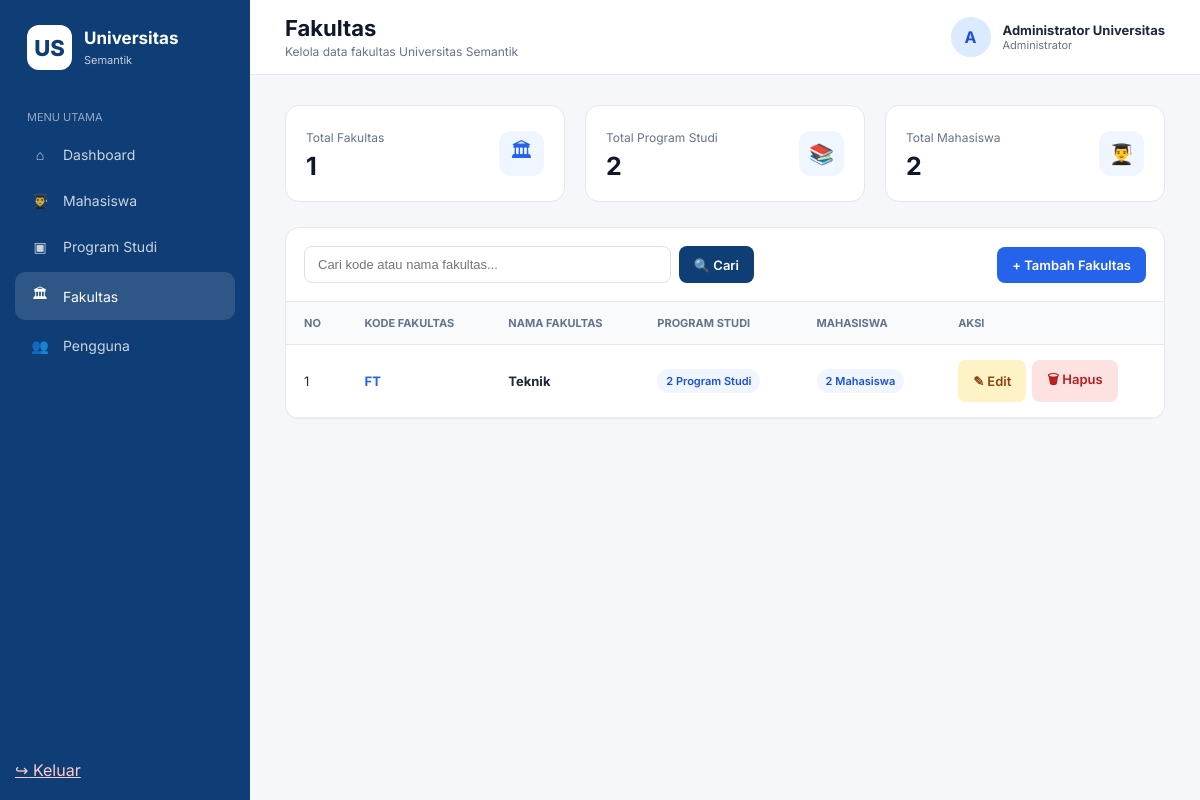
/fakultas.php (signed in), run on the app's committed database.
### tables this page shows
CREATE TABLE `fakultas` (
  `kode_fakultas` varchar(10) NOT NULL,
  `nama_fakultas` varchar(100) NOT NULL
);

### fakultas.php (the view, shortened to what this page needs)
<?php
require_once 'koneksi.php';
$nama_lengkap = $_SESSION['nama_lengkap'] ?? 'Administrator';
$inisial = strtoupper(substr($nama_lengkap, 0, 1));
$keyword = trim($_GET['keyword'] ?? '');
if ($keyword !== '') {
    $stmt = $conn->prepare(
        "SELECT
            f.kode_fakultas,
            f.nama_fakultas,
            COUNT(DISTINCT p.kode_prodi) AS jumlah_prodi,
            COUNT(DISTINCT m.npm) AS jumlah_mahasiswa
         FROM fakultas f
         LEFT JOIN program_studi p
            ON f.kode_fakultas = p.kode_fakultas
         LEFT JOIN mahasiswa m
            ON p.kode_prodi = m.kode_prodi
         WHERE f.kode_fakultas LIKE ?
            OR f.nama_fakultas LIKE ?
         GROUP BY f.kode_fakultas, f.nama_fakultas
         ORDER BY f.kode_fakultas ASC"
    );
    $search = "%" . $keyword . "%";
    $stmt->bind_param(
        "ss",
        $search,
        $search
    );
    $stmt->execute();
    $data_fakultas = $stmt->get_result();
} else {
    $data_fakultas = $conn->query(
        "SELECT
            f.kode_fakultas,
            f.nama_fakultas,
            COUNT(DISTINCT p.kode_prodi) AS jumlah_prodi,
            COUNT(DISTINCT m.npm) AS jumlah_mahasiswa
         FROM fakultas f
         LEFT JOIN program_studi p
            ON f.kode_fakultas = p.kode_fakultas
         LEFT JOIN mahasiswa m
            ON p.kode_prodi = m.kode_prodi
         GROUP BY f.kode_fakultas, f.nama_fakultas
         ORDER BY f.kode_fakultas ASC"
    );
}
$total_fakultas = 0;
$total_prodi = 0;
$total_mahasiswa = 0;
$stat = $conn->query(
    "SELECT COUNT(*) AS total
     FROM fakultas"
);
if ($stat) {
    $row = $stat->fetch_assoc();
    $total_fakultas = (int)$row['total'];
}
$stat = $conn->query(
    "SELECT COUNT(*) AS total
     FROM program_studi"
);
if ($stat) {
    $row = $stat->fetch_assoc();
    $total_prodi = (int)$row['total'];
}
$stat = $conn->query(
    "SELECT COUNT(*) AS total
     FROM mahasiswa"
);
if ($stat) {
    $row = $stat->fetch_assoc();
    $total_mahasiswa = (int)$row['total'];
}
?>
<!DOCTYPE html>
<html lang="id">
<head>
</head>
<body>
<aside class="sidebar">
    <div class="logo">
        <div class="logo-icon">
            US
        </div>
        <div class="logo-text">
            <h2>Universitas</h2>
            <span>Semantik</span>
        </div>
    </div>
    <div class="menu-title">
        Menu Utama
    </div>
    <ul class="menu">
        <li>
            <a href="dashboard.php">
                <span class="menu-icon">⌂</span>
                Dashboard
            </a>
        </li>
        <li>
            <a href="mahasiswa.php">
                <span class="menu-icon">👨‍🎓</span>
                Mahasiswa
            </a>
        </li>
        <li>
            <a href="program_studi.php">
                <span class="menu-icon">▣</span>
                Program Studi
            </a>
        </li>
        <li>
            <a href="fakultas.php" class="active">
                <span class="menu-icon">🏛</span>
                Fakultas
            </a>
        </li>
        <li>
            <a href="pengguna.php">
                <span class="menu-icon">👥</span>
                Pengguna
            </a>
        </li>
    </ul>
    <div class="logout">
        <a href="logout.php"
           onclick="return confirm('Apakah Anda yakin ingin keluar?');">
            <span class="menu-icon">↪</span>
            Keluar
        </a>
    </div>
</aside>
<main class="main">
    <header class="topbar">
        <div class="page-title">
            <h1>Fakultas</h1>
            <p>
                Kelola data fakultas Universitas Semantik
            </p>
        </div>
        <div class="profile">
            <div class="avatar">
                <?= htmlspecialchars($inisial) ?>
            </div>
            <div class="profile-info">
                <strong>
                    <?= htmlspecialchars($nama_lengkap) ?>
                </strong>
                <span>
                    Administrator
                </span>
            </div>
        </div>
    </header>
    <section class="content">
        <div class="stats">
            <div class="stat-card">
                <div class="stat-left">
                    <span>Total Fakultas</span>
                    <h2>
                        <?= $total_fakultas ?>
                    </h2>
                </div>
                <div class="stat-icon">
                    🏛
                </div>
            </div>
            <div class="stat-card">
                <div class="stat-left">
                    <span>Total Program Studi</span>
                    <h2>
                        <?= $total_prodi ?>
                    </h2>
                </div>
                <div class="stat-icon">
                    📚
                </div>
            </div>
            <div class="stat-card">
                <div class="stat-left">
                    <span>Total Mahasiswa</span>
                    <h2>
                        <?= $total_mahasiswa ?>
                    </h2>
                </div>
                <div class="stat-icon">
                    👨‍🎓
                </div>
            </div>
        </div>
        <div class="toolbar">
            <form
                method="GET"
                class="search-form"
            >
                <input
                    type="text"
                    name="keyword"
                    placeholder="Cari kode atau nama fakultas..."
                    value="<?= htmlspecialchars($keyword) ?>"
                >
                <button
                    type="submit"
                    class="btn btn-search"
                >
                    🔍 Cari
                </button>
            </form>
            <button
                type="button"
                class="btn btn-add"
                onclick="bukaModalTambah()"
            >
                + Tambah Fakultas
            </button>
        </div>
        <div class="table-wrapper">
            <table>
                <thead>
                    <tr>
                        <th>No</th>
                        <th>Kode Fakultas</th>
                        <th>Nama Fakultas</th>
                        <th>Program Studi</th>
                        <th>Mahasiswa</th>
                        <th>Aksi</th>
                    </tr>
                </thead>
                <tbody>
                <?php if ($data_fakultas && $data_fakultas->num_rows > 0): ?>
                    <?php
                    $no = 1;
                    while ($row = $data_fakultas->fetch_assoc()):
                    ?>
                        <tr>
                            <td>
                                <?= $no++ ?>
                            </td>
                            <td>
                                <span class="kode">
                                    <?= htmlspecialchars($row['kode_fakultas']) ?>
                                </span>
                            </td>
                            <td>
                                <strong>
                                    <?= htmlspecialchars($row['nama_fakultas']) ?>
                                </strong>
                            </td>
                            <td>
                                <span class="badge">
                                    <?= (int)$row['jumlah_prodi'] ?>
                                    Program Studi
                                </span>
                            </td>
                            <td>
                                <span class="badge">
                                    <?= (int)$row['jumlah_mahasiswa'] ?>
                                    Mahasiswa
                                </span>
                            </td>
                            <td>
                                <div class="actions">
                                    <a
                                        href="?edit=<?= urlencode($row['kode_fakultas']) ?>"
                                        class="btn btn-edit"
                                    >
                                        ✎ Edit
                                    </a>
                                    <a
                                        href="?hapus=<?= urlencode($row['kode_fakultas']) ?>"
                                        class="btn btn-delete"
                                        onclick="return confirm(
                                            'Apakah Anda yakin ingin menghapus fakultas ini?'
                                        );"
                                    >
                                        🗑 Hapus
                                    </a>
                                </div>
                            </td>
                        </tr>
                    <?php endwhile; ?>
                <?php endif; ?>
                </tbody>
            </table>
        </div>
    </section>
</main>
</body>
</html>

### fakultas.php (style rules this page uses)
* { margin: 0; padding: 0; box-sizing: border-box; }
body { font-family: 'Inter', sans-serif; background: #f5f7fb; color: #1e293b; }
.sidebar { position: fixed; left: 0; top: 0; width: 250px; height: 100vh; background: #0f3d75; color: white; padding: 25px 15px; z-index: 1000; }
.logo { display: flex; align-items: center; gap: 12px; padding: 0 12px 30px; }
.logo-icon { width: 45px; height: 45px; background: white; color: #0f3d75; border-radius: 12px; display: flex; align-items: center; justify-content: center; font-size: 22px; font-weight: 800; }
.logo-text h2 { font-size: 17px; }
.logo-text span { font-size: 11px; opacity: .75; }
.menu-title { font-size: 11px; text-transform: uppercase; opacity: .55; margin: 10px 12px; }
.menu { list-style: none; }
.menu li { margin-bottom: 5px; }
.menu a { display: flex; align-items: center; gap: 12px; text-decoration: none; color: rgba(255,255,255,.78); padding: 12px 14px; border-radius: 10px; font-size: 14px; transition: .2s; }
.menu a:hover, .menu a.active { background: rgba(255,255,255,.13); color: white; }
.menu-icon { width: 22px; text-align: center; }
.logout { position: absolute; left: 15px; right: 15px; bottom: 20px; }
.logout a { color: #fecaca; }
.main { margin-left: 250px; min-height: 100vh; }
.topbar { height: 75px; background: white; border-bottom: 1px solid #e5e7eb; display: flex; align-items: center; justify-content: space-between; padding: 0 35px; }
.page-title h1 { font-size: 22px; color: #0f172a; }
.page-title p { font-size: 12px; color: #64748b; margin-top: 3px; }
.profile { display: flex; align-items: center; gap: 12px; }
.avatar { width: 40px; height: 40px; background: #dbeafe; color: #1d4ed8; border-radius: 50%; display: flex; align-items: center; justify-content: center; font-weight: 700; }
.profile-info strong { display: block; font-size: 13px; }
.profile-info span { display: block; font-size: 11px; color: #64748b; }
.content { padding: 30px 35px; }
.stats { display: grid; grid-template-columns: repeat(3, 1fr); gap: 20px; margin-bottom: 25px; }
.stat-card { background: white; border: 1px solid #e5e7eb; border-radius: 14px; padding: 20px; display: flex; align-items: center; justify-content: space-between; }
.stat-left span { color: #64748b; font-size: 12px; }
.stat-left h2 { margin-top: 5px; font-size: 25px; color: #0f172a; }
.stat-icon { width: 45px; height: 45px; border-radius: 12px; background: #eff6ff; color: #2563eb; display: flex; align-items: center; justify-content: center; font-size: 20px; }
.toolbar { background: white; border: 1px solid #e5e7eb; border-radius: 14px 14px 0 0; padding: 18px; display: flex; justify-content: space-between; align-items: center; gap: 15px; }
.search-form { display: flex; gap: 8px; flex: 1; max-width: 450px; }
.search-form input { flex: 1; border: 1px solid #dbe1ea; border-radius: 8px; padding: 10px 13px; outline: none; font-size: 13px; }
.btn { border: none; border-radius: 8px; padding: 10px 15px; cursor: pointer; font-family: inherit; font-size: 13px; font-weight: 600; text-decoration: none; display: inline-flex; align-items: center; justify-content: center; gap: 7px; }
.btn-search { background: #0f3d75; color: white; }
.btn-add { background: #2563eb; color: white; }
.btn-edit { background: #fef3c7; color: #92400e; }
.btn-delete { background: #fee2e2; color: #b91c1c; }
.table-wrapper { background: white; border: 1px solid #e5e7eb; border-top: none; border-radius: 0 0 14px 14px; overflow-x: auto; }
table { width: 100%; border-collapse: collapse; min-width: 750px; }
thead { background: #f8fafc; }
th { text-align: left; padding: 14px 18px; font-size: 11px; text-transform: uppercase; color: #64748b; border-bottom: 1px solid #e5e7eb; }
td { padding: 15px 18px; border-bottom: 1px solid #eef2f7; font-size: 13px; }
.kode { font-weight: 700; color: #2563eb; }
.badge { display: inline-block; padding: 5px 9px; border-radius: 20px; background: #eff6ff; color: #1d4ed8; font-size: 11px; font-weight: 600; }
.actions { display: flex; gap: 6px; }

### data on the page
fakultas: kode_fakultas "FT", nama_fakultas "Teknik", jumlah_prodi "2", jumlah_mahasiswa "2"

### other printed values
$inisial "A"
$nama_lengkap "Administrator Universitas"
$total_fakultas "1"
$total_prodi "2"
$total_mahasiswa "2"
